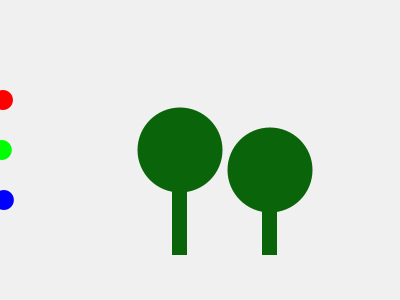
Frame 1 (no input)
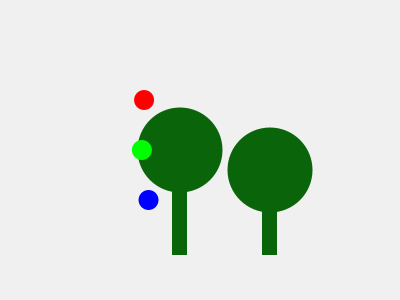
Frame 60 (the mouse pressed at the canvas centre just before this capture)
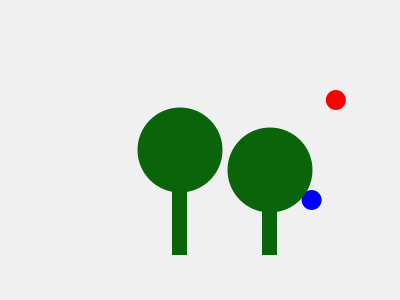
Frame 120 (the mouse held since frame 60 and released just before this capture)

The Processing sketch that drew these frames (run headless with seeded random() and noise(); from frame 60 on, the mouse is pressed at the canvas centre):

// Processing sketch: A3Q1_kjkeen
// ── A3Q1_kjkeen.pde
// Kevin Keen
// #20720531

float ballSpeedX = 0; // Variable of Ball 1
float ballSpeedX2 = 0; // Variable of Ball 2 
float ballSpeedX3 = 0; // Variable of Ball 3 

void setup() {
  size(400, 300);
  noStroke();
  frameRate(30);
}

void draw() {
  background(240); // Background Reset
  
  // Left Tree
  fill(#0A640A);
  ellipse(180, 150, 85, 85);
  rect(172, 150, 15, 105);

  // Top Ball
  ballSpeedX = (ballSpeedX + random(1,4)) % width;
  fill(#FF0000);
  ellipse(ballSpeedX, 100, 20, 20);
  
  // Middle Ball
  ballSpeedX2 = (ballSpeedX2 + random(1,4)) % width;
  fill(#00FF00);
  ellipse(ballSpeedX2, 150, 20, 20);
  
  // Bottom Ball
  ballSpeedX3 = (ballSpeedX3 + random(1,4)) % width;
  fill(#0000FF);
  ellipse(ballSpeedX3, 200, 20, 20);

   // Right Tree
  fill(#0A640A);
  ellipse(270, 170, 85, 85);
  rect(262, 150, 15, 105);
}

void keyPressed() {
  ballSpeedX = 0;
  ellipse(ballSpeedX, 100, 20, 20);
  ballSpeedX2 = 0;
  ellipse(ballSpeedX2, 150, 20, 20);
  ballSpeedX3 = 0;
  ellipse(ballSpeedX3, 200, 20, 20);
}

void mousePressed() {
  ballSpeedX = ballSpeedX + 40;
  ballSpeedX2 = ballSpeedX2 - 10;
  ballSpeedX3 = ballSpeedX- 35;
}
